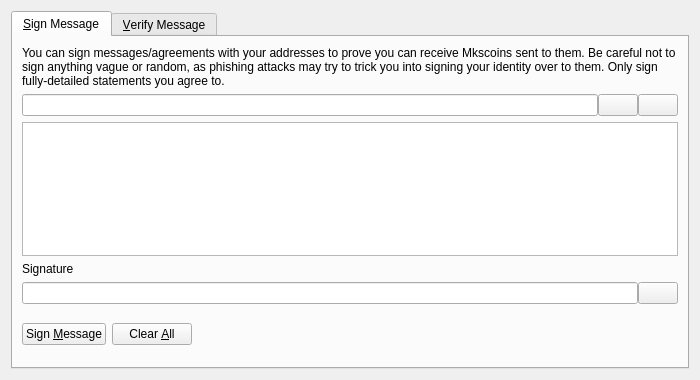
<?xml version="1.0" encoding="UTF-8"?>
<ui version="4.0">
 <class>SignVerifyMessageDialog</class>
 <widget class="QDialog" name="SignVerifyMessageDialog">
  <property name="geometry">
   <rect>
    <x>0</x>
    <y>0</y>
    <width>700</width>
    <height>380</height>
   </rect>
  </property>
  <property name="windowTitle">
   <string>Signatures - Sign / Verify a Message</string>
  </property>
  <property name="modal">
   <bool>true</bool>
  </property>
  <layout class="QVBoxLayout" name="verticalLayout">
   <item>
    <widget class="QTabWidget" name="tabWidget">
     <property name="currentIndex">
      <number>0</number>
     </property>
     <widget class="QWidget" name="tabSignMessage">
      <attribute name="title">
       <string>&amp;Sign Message</string>
      </attribute>
      <layout class="QVBoxLayout" name="verticalLayout_SM">
       <item>
        <widget class="QLabel" name="infoLabel_SM">
         <property name="text">
          <string>You can sign messages/agreements with your addresses to prove you can receive Mkscoins sent to them. Be careful not to sign anything vague or random, as phishing attacks may try to trick you into signing your identity over to them. Only sign fully-detailed statements you agree to.</string>
         </property>
         <property name="textFormat">
          <enum>Qt::PlainText</enum>
         </property>
         <property name="wordWrap">
          <bool>true</bool>
         </property>
        </widget>
       </item>
       <item>
        <layout class="QHBoxLayout" name="horizontalLayout_1_SM">
         <property name="spacing">
          <number>0</number>
         </property>
         <item>
          <widget class="QValidatedLineEdit" name="addressIn_SM">
           <property name="toolTip">
            <string>The Mkscoin address to sign the message with</string>
           </property>
          </widget>
         </item>
         <item>
          <widget class="QPushButton" name="addressBookButton_SM">
           <property name="toolTip">
            <string>Choose previously used address</string>
           </property>
           <property name="text">
            <string/>
           </property>
           <property name="icon">
            <iconset resource="../mkscoin.qrc">
             <normaloff>:/icons/address-book</normaloff>:/icons/address-book</iconset>
           </property>
           <property name="shortcut">
            <string>Alt+A</string>
           </property>
           <property name="autoDefault">
            <bool>false</bool>
           </property>
          </widget>
         </item>
         <item>
          <widget class="QPushButton" name="pasteButton_SM">
           <property name="toolTip">
            <string>Paste address from clipboard</string>
           </property>
           <property name="text">
            <string/>
           </property>
           <property name="icon">
            <iconset resource="../mkscoin.qrc">
             <normaloff>:/icons/editpaste</normaloff>:/icons/editpaste</iconset>
           </property>
           <property name="shortcut">
            <string>Alt+P</string>
           </property>
           <property name="autoDefault">
            <bool>false</bool>
           </property>
          </widget>
         </item>
        </layout>
       </item>
       <item>
        <widget class="QPlainTextEdit" name="messageIn_SM">
         <property name="toolTip">
          <string>Enter the message you want to sign here</string>
         </property>
        </widget>
       </item>
       <item>
        <widget class="QLabel" name="signatureLabel_SM">
         <property name="text">
          <string>Signature</string>
         </property>
         <property name="textFormat">
          <enum>Qt::PlainText</enum>
         </property>
        </widget>
       </item>
       <item>
        <layout class="QHBoxLayout" name="horizontalLayout_2_SM">
         <property name="spacing">
          <number>0</number>
         </property>
         <item>
          <widget class="QLineEdit" name="signatureOut_SM">
           <property name="font">
            <font>
             <italic>true</italic>
            </font>
           </property>
           <property name="readOnly">
            <bool>true</bool>
           </property>
          </widget>
         </item>
         <item>
          <widget class="QPushButton" name="copySignatureButton_SM">
           <property name="toolTip">
            <string>Copy the current signature to the system clipboard</string>
           </property>
           <property name="text">
            <string/>
           </property>
           <property name="icon">
            <iconset resource="../mkscoin.qrc">
             <normaloff>:/icons/editcopy</normaloff>:/icons/editcopy</iconset>
           </property>
           <property name="autoDefault">
            <bool>false</bool>
           </property>
          </widget>
         </item>
        </layout>
       </item>
       <item>
        <layout class="QHBoxLayout" name="horizontalLayout_3_SM">
         <item>
          <widget class="QPushButton" name="signMessageButton_SM">
           <property name="toolTip">
            <string>Sign the message to prove you own this Mkscoin address</string>
           </property>
           <property name="text">
            <string>Sign &amp;Message</string>
           </property>
           <property name="icon">
            <iconset resource="../mkscoin.qrc">
             <normaloff>:/icons/edit</normaloff>:/icons/edit</iconset>
           </property>
           <property name="autoDefault">
            <bool>false</bool>
           </property>
          </widget>
         </item>
         <item>
          <widget class="QPushButton" name="clearButton_SM">
           <property name="toolTip">
            <string>Reset all sign message fields</string>
           </property>
           <property name="text">
            <string>Clear &amp;All</string>
           </property>
           <property name="icon">
            <iconset resource="../mkscoin.qrc">
             <normaloff>:/icons/remove</normaloff>:/icons/remove</iconset>
           </property>
           <property name="autoDefault">
            <bool>false</bool>
           </property>
          </widget>
         </item>
         <item>
          <spacer name="horizontalSpacer_1_SM">
           <property name="orientation">
            <enum>Qt::Horizontal</enum>
           </property>
           <property name="sizeHint" stdset="0">
            <size>
             <width>40</width>
             <height>48</height>
            </size>
           </property>
          </spacer>
         </item>
         <item>
          <widget class="QLabel" name="statusLabel_SM">
           <property name="font">
            <font>
             <weight>75</weight>
             <bold>true</bold>
            </font>
           </property>
           <property name="text">
            <string/>
           </property>
           <property name="wordWrap">
            <bool>true</bool>
           </property>
          </widget>
         </item>
         <item>
          <spacer name="horizontalSpacer_2_SM">
           <property name="orientation">
            <enum>Qt::Horizontal</enum>
           </property>
           <property name="sizeHint" stdset="0">
            <size>
             <width>40</width>
             <height>48</height>
            </size>
           </property>
          </spacer>
         </item>
        </layout>
       </item>
      </layout>
     </widget>
     <widget class="QWidget" name="tabVerifyMessage">
      <attribute name="title">
       <string>&amp;Verify Message</string>
      </attribute>
      <layout class="QVBoxLayout" name="verticalLayout_VM">
       <item>
        <widget class="QLabel" name="infoLabel_VM">
         <property name="text">
          <string>Enter the receiver's address, message (ensure you copy line breaks, spaces, tabs, etc. exactly) and signature below to verify the message. Be careful not to read more into the signature than what is in the signed message itself, to avoid being tricked by a man-in-the-middle attack. Note that this only proves the signing party receives with the address, it cannot prove sendership of any transaction!</string>
         </property>
         <property name="textFormat">
          <enum>Qt::PlainText</enum>
         </property>
         <property name="alignment">
          <set>Qt::AlignLeading|Qt::AlignLeft|Qt::AlignTop</set>
         </property>
         <property name="wordWrap">
          <bool>true</bool>
         </property>
        </widget>
       </item>
       <item>
        <layout class="QHBoxLayout" name="horizontalLayout_1_VM">
         <property name="spacing">
          <number>0</number>
         </property>
         <item>
          <widget class="QValidatedLineEdit" name="addressIn_VM">
           <property name="toolTip">
            <string>The Mkscoin address the message was signed with</string>
           </property>
          </widget>
         </item>
         <item>
          <widget class="QPushButton" name="addressBookButton_VM">
           <property name="toolTip">
            <string>Choose previously used address</string>
           </property>
           <property name="text">
            <string/>
           </property>
           <property name="icon">
            <iconset resource="../mkscoin.qrc">
             <normaloff>:/icons/address-book</normaloff>:/icons/address-book</iconset>
           </property>
           <property name="shortcut">
            <string>Alt+A</string>
           </property>
           <property name="autoDefault">
            <bool>false</bool>
           </property>
          </widget>
         </item>
        </layout>
       </item>
       <item>
        <widget class="QPlainTextEdit" name="messageIn_VM"/>
       </item>
       <item>
        <widget class="QValidatedLineEdit" name="signatureIn_VM"/>
       </item>
       <item>
        <layout class="QHBoxLayout" name="horizontalLayout_2_VM">
         <item>
          <widget class="QPushButton" name="verifyMessageButton_VM">
           <property name="toolTip">
            <string>Verify the message to ensure it was signed with the specified Mkscoin address</string>
           </property>
           <property name="text">
            <string>Verify &amp;Message</string>
           </property>
           <property name="icon">
            <iconset resource="../mkscoin.qrc">
             <normaloff>:/icons/transaction_0</normaloff>:/icons/transaction_0</iconset>
           </property>
           <property name="autoDefault">
            <bool>false</bool>
           </property>
          </widget>
         </item>
         <item>
          <widget class="QPushButton" name="clearButton_VM">
           <property name="toolTip">
            <string>Reset all verify message fields</string>
           </property>
           <property name="text">
            <string>Clear &amp;All</string>
           </property>
           <property name="icon">
            <iconset resource="../mkscoin.qrc">
             <normaloff>:/icons/remove</normaloff>:/icons/remove</iconset>
           </property>
           <property name="autoDefault">
            <bool>false</bool>
           </property>
          </widget>
         </item>
         <item>
          <spacer name="horizontalSpacer_1_VM">
           <property name="orientation">
            <enum>Qt::Horizontal</enum>
           </property>
           <property name="sizeHint" stdset="0">
            <size>
             <width>40</width>
             <height>48</height>
            </size>
           </property>
          </spacer>
         </item>
         <item>
          <widget class="QLabel" name="statusLabel_VM">
           <property name="font">
            <font>
             <weight>75</weight>
             <bold>true</bold>
            </font>
           </property>
           <property name="text">
            <string/>
           </property>
           <property name="wordWrap">
            <bool>true</bool>
           </property>
          </widget>
         </item>
         <item>
          <spacer name="horizontalSpacer_2_VM">
           <property name="orientation">
            <enum>Qt::Horizontal</enum>
           </property>
           <property name="sizeHint" stdset="0">
            <size>
             <width>40</width>
             <height>48</height>
            </size>
           </property>
          </spacer>
         </item>
        </layout>
       </item>
      </layout>
     </widget>
    </widget>
   </item>
  </layout>
 </widget>
 <customwidgets>
  <customwidget>
   <class>QValidatedLineEdit</class>
   <extends>QLineEdit</extends>
   <header>qt/qvalidatedlineedit.h</header>
  </customwidget>
 </customwidgets>
 <resources>
  <include location="../mkscoin.qrc"/>
 </resources>
 <connections/>
</ui>
